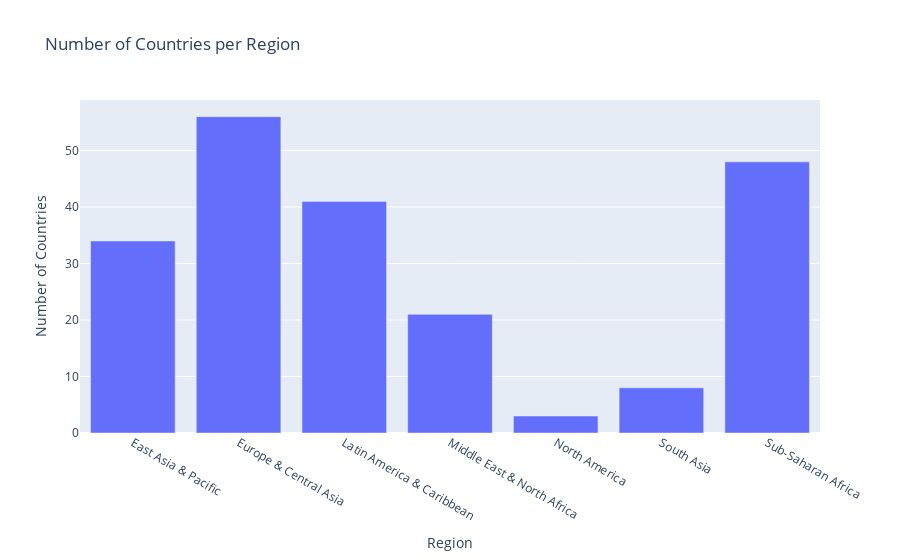

The notebook cell saved with this chart:
### Code cell
import plotly.express as px
region_counts = world_bank_df.groupby('Region')['Country Name'].nunique().reset_index()
region_counts.columns = ['Region', 'Number of Countries']

fig_region_counts = px.bar(
    region_counts,
    x='Region',
    y='Number of Countries',
    title='Number of Countries per Region'
)
fig_region_counts.show()

### Figure 1 — Plotly figure (JSON) as saved in the notebook; plotly's stock layout.template omitted (floating-point values rounded to 4 significant figures)
{"data": [{"alignmentgroup": "True", "hovertemplate": "Region=%{x}<br>Number of Countries=%{y}<extra></extra>", "legendgroup": "", "marker": {"color": "#636efa", "pattern": {"shape": ""}}, "name": "", "offsetgroup": "", "orientation": "v", "showlegend": false, "textposition": "auto", "type": "bar", "x": ["East Asia & Pacific", "Europe & Central Asia", "Latin America & Caribbean", "Middle East & North Africa", "North America", "South Asia", "Sub-Saharan Africa"], "xaxis": "x", "y": [34, 56, 41, 21, 3, 8, 48], "yaxis": "y"}], "layout": {"barmode": "relative", "legend": {"tracegroupgap": 0}, "title": {"text": "Number of Countries per Region"}, "xaxis": {"anchor": "y", "domain": [0, 1], "title": {"text": "Region"}}, "yaxis": {"anchor": "x", "domain": [0, 1], "title": {"text": "Number of Countries"}}}}
